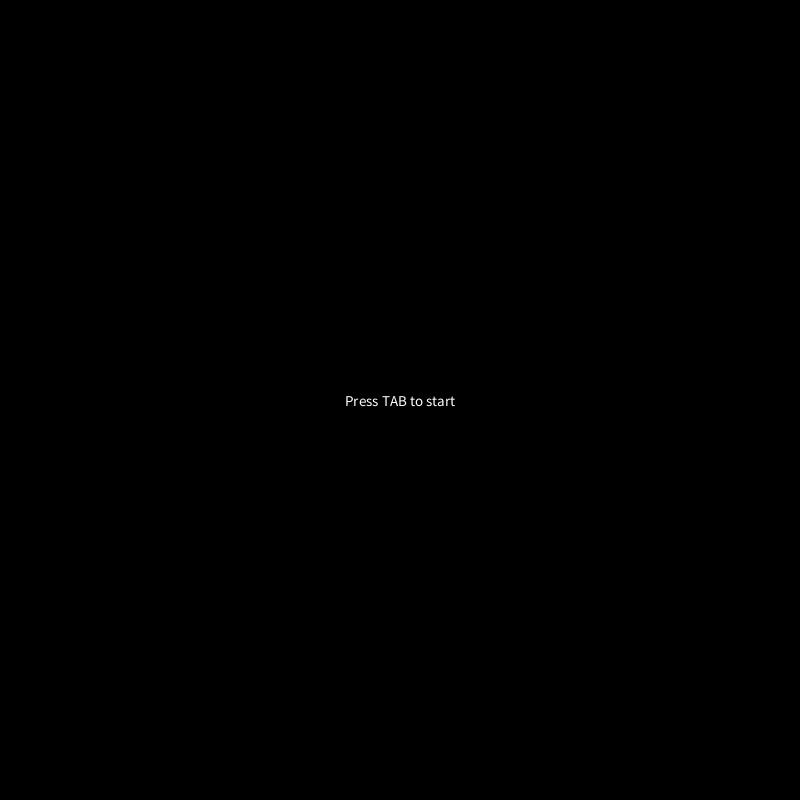
Frame 1 (no input)
Frame 60 (the mouse pressed at the canvas centre just before this capture): identical to frame 1, image omitted
Frame 120 (the mouse held since frame 60 and released just before this capture): identical to frame 1, image omitted

The Processing sketch that drew this single still picture (run headless with seeded random() and noise(); from frame 60 on, the mouse is pressed at the canvas centre):

// Processing sketch: Summitive_Game_Rishi_Iyer_Unit_1
// ── Summitive_Game_Rishi_Iyer_Unit_1.pde
boolean isAlive = true;
int scene = 0;
int health = 0;
int score = 0;
int topScore = 0;
player Player = new player();
int lvl = 0;
int levelCheck = 0;
void setup() {
  size(800, 800);
}
void draw() {
  if (scene == 0) {
    background(0, 0, 0);
    fill(255, 255, 255);
    textAlign(CENTER, CENTER);
    textSize(15);
    text("Press TAB to start", 400, 400);
  }
  if (scene == 1) {
    background(255, 255, 255);
    fill(255);
    rect(100, 100, 200, 100);
    rect(450, 100, 200, 100);
    rect(300, 250, 200, 100);


    textAlign(CENTER, CENTER);
    textSize(15);
    fill(0);
    text("LVL 1", 200, 150);
    text("LVL 2", 550, 150);
    text("LVL 3", 400, 300);
    text("Score: " + topScore, 400, 50);
    text("LVL 1 = 1 life(Free). LVL 2 = 2 lives(10 Score). LVL 3 = 3 lives(30 Score).", 400, 750);
    if (scene == 1) {
      if ((mouseX>100) && (mouseX<300) &&(mouseY>100) && (mouseY<200) ) {
        lvl = 1;
        health = 1;
        scene = 2;
      }
      if ((mouseX>450) && (mouseX<650) &&(mouseY>100) && (mouseY<200) && (topScore>= 10)&& (mousePressed)) {
        lvl = 2;
        health = 2;
        scene = 2;
      }
      if ((mouseX>500) && (mouseX<700) &&(mouseY>250) && (mouseY<350)&& (topScore>= 30)&& (mousePressed)) {
        lvl = 3;
        health = 3;
        scene = 2;
      }
    }


    if (scene == 2) {
      if (isAlive == true){
        background(255,255,255); 
        Player.draw();   
      }  
  }
  }
}


     void keyPressed() {
      if (scene == 0) {
        if (key == TAB) {
          scene = 1;
        }
      }
    }

// ── Enemy.pde
class enemy{
 float x;
 float y;
 int size;
 int speed;
 float col1;
 float col2;
 float col3;
 enemy(float _y){
  x = random(800);
  y = _y;
  speed = 2;
  col1 = random(255);
  col2 = random(255);
  col3 = random(255);
  size = 5;
 }
  void draw(){
    ellipse(x, y, size, size);
  }
  void move(){
    y += speed;
    
  }
   void hit(){
    float distance = dist(x, y, mouseX, mouseY);
    if (distance < 25){
      health -= 1;
    }
    
  }
}

// ── Player.pde
class player{
  float x;
  float y;
  int size;
  player(){
    x = mouseX;
    y = mouseY;
    size = 20;
  }
  void draw(){
    ellipse(mouseX, mouseY, size, size); 
  }
 
}
